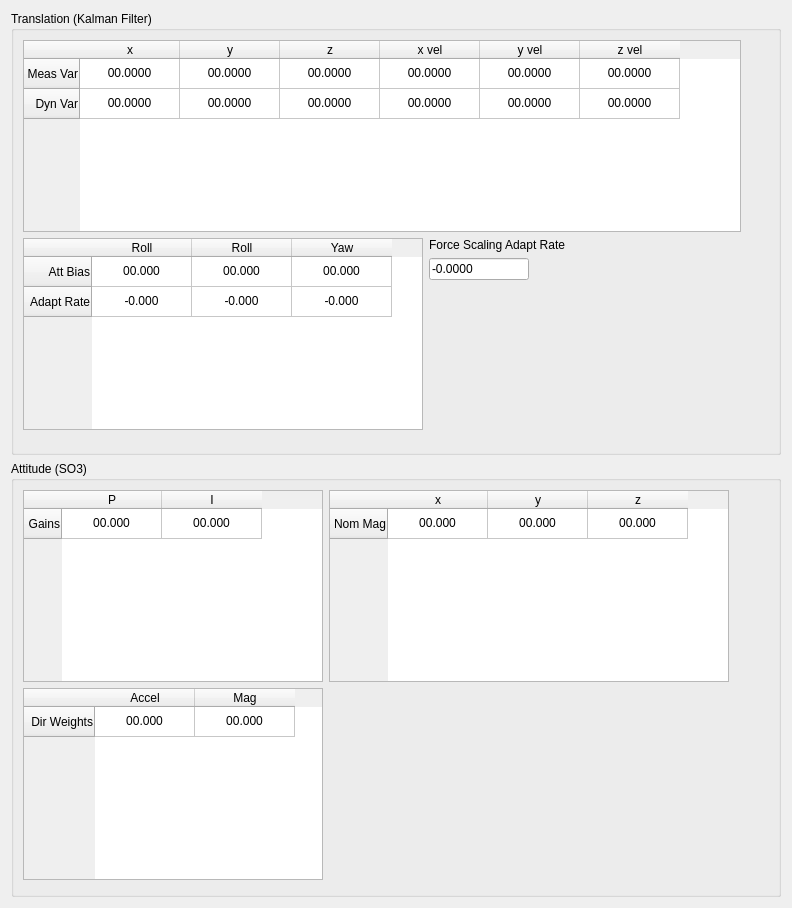
     <widget class="QWidget" name="tab">
      <attribute name="title">
       <string>Observers</string>
      </attribute>
      <layout class="QGridLayout" name="gridLayout_10">
       <item row="0" column="0">
        <widget class="QGroupBox" name="groupBox">
         <property name="title">
          <string>Translation (Kalman Filter)</string>
         </property>
         <layout class="QGridLayout" name="gridLayout">
          <item row="3" column="2">
           <spacer name="horizontalSpacer_6">
            <property name="orientation">
             <enum>Qt::Horizontal</enum>
            </property>
            <property name="sizeHint" stdset="0">
             <size>
              <width>170</width>
              <height>20</height>
             </size>
            </property>
           </spacer>
          </item>
          <item row="0" column="3">
           <spacer name="horizontalSpacer_7">
            <property name="orientation">
             <enum>Qt::Horizontal</enum>
            </property>
            <property name="sizeHint" stdset="0">
             <size>
              <width>3</width>
              <height>20</height>
             </size>
            </property>
           </spacer>
          </item>
          <item row="2" column="1">
           <layout class="QGridLayout" name="gridLayout_11">
            <item row="0" column="0">
             <widget class="QLabel" name="label">
              <property name="text">
               <string>Force Scaling Adapt Rate</string>
              </property>
              <property name="alignment">
               <set>Qt::AlignRight|Qt::AlignTrailing|Qt::AlignVCenter</set>
              </property>
             </widget>
            </item>
            <item row="1" column="0">
             <widget class="QLineEdit" name="txtKalmanForceGainAdaptRate">
              <property name="maximumSize">
               <size>
                <width>100</width>
                <height>16777215</height>
               </size>
              </property>
              <property name="text">
               <string>-0.0000</string>
              </property>
             </widget>
            </item>
           </layout>
          </item>
          <item row="2" column="0" rowspan="2">
           <widget class="QTableWidget" name="tblKalmanAttBias">
            <property name="minimumSize">
             <size>
              <width>400</width>
              <height>87</height>
             </size>
            </property>
            <row>
             <property name="text">
              <string>Att Bias</string>
             </property>
             <property name="textAlignment">
              <set>AlignRight|AlignVCenter</set>
             </property>
            </row>
            <row>
             <property name="text">
              <string>Adapt Rate</string>
             </property>
             <property name="textAlignment">
              <set>AlignRight|AlignVCenter</set>
             </property>
            </row>
            <column>
             <property name="text">
              <string>Roll</string>
             </property>
             <property name="textAlignment">
              <set>AlignHCenter|AlignVCenter|AlignCenter</set>
             </property>
            </column>
            <column>
             <property name="text">
              <string>Roll</string>
             </property>
             <property name="textAlignment">
              <set>AlignHCenter|AlignVCenter|AlignCenter</set>
             </property>
            </column>
            <column>
             <property name="text">
              <string>Yaw</string>
             </property>
             <property name="textAlignment">
              <set>AlignHCenter|AlignVCenter|AlignCenter</set>
             </property>
            </column>
            <item row="0" column="0">
             <property name="text">
              <string>00.000</string>
             </property>
             <property name="textAlignment">
              <set>AlignHCenter|AlignVCenter|AlignCenter</set>
             </property>
            </item>
            <item row="0" column="1">
             <property name="text">
              <string>00.000</string>
             </property>
             <property name="textAlignment">
              <set>AlignHCenter|AlignVCenter|AlignCenter</set>
             </property>
            </item>
            <item row="0" column="2">
             <property name="text">
              <string>00.000</string>
             </property>
             <property name="textAlignment">
              <set>AlignHCenter|AlignVCenter|AlignCenter</set>
             </property>
            </item>
            <item row="1" column="0">
             <property name="text">
              <string>-0.000</string>
             </property>
             <property name="textAlignment">
              <set>AlignHCenter|AlignVCenter|AlignCenter</set>
             </property>
            </item>
            <item row="1" column="1">
             <property name="text">
              <string>-0.000</string>
             </property>
             <property name="textAlignment">
              <set>AlignHCenter|AlignVCenter|AlignCenter</set>
             </property>
            </item>
            <item row="1" column="2">
             <property name="text">
              <string>-0.000</string>
             </property>
             <property name="textAlignment">
              <set>AlignHCenter|AlignVCenter|AlignCenter</set>
             </property>
            </item>
           </widget>
          </item>
          <item row="4" column="0">
           <spacer name="verticalSpacer_7">
            <property name="orientation">
             <enum>Qt::Vertical</enum>
            </property>
            <property name="sizeHint" stdset="0">
             <size>
              <width>20</width>
              <height>13</height>
             </size>
            </property>
           </spacer>
          </item>
          <item row="0" column="0" rowspan="2" colspan="3">
           <widget class="QTableWidget" name="tblKalmanVar">
            <property name="minimumSize">
             <size>
              <width>700</width>
              <height>87</height>
             </size>
            </property>
            <row>
             <property name="text">
              <string>Meas Var</string>
             </property>
             <property name="textAlignment">
              <set>AlignRight|AlignVCenter</set>
             </property>
            </row>
            <row>
             <property name="text">
              <string>Dyn Var</string>
             </property>
             <property name="textAlignment">
              <set>AlignRight|AlignVCenter</set>
             </property>
            </row>
            <column>
             <property name="text">
              <string>x</string>
             </property>
             <property name="textAlignment">
              <set>AlignHCenter|AlignVCenter|AlignCenter</set>
             </property>
            </column>
            <column>
             <property name="text">
              <string>y</string>
             </property>
             <property name="textAlignment">
              <set>AlignHCenter|AlignVCenter|AlignCenter</set>
             </property>
            </column>
            <column>
             <property name="text">
              <string>z</string>
             </property>
             <property name="textAlignment">
              <set>AlignHCenter|AlignVCenter|AlignCenter</set>
             </property>
            </column>
            <column>
             <property name="text">
              <string>x vel</string>
             </property>
             <property name="textAlignment">
              <set>AlignHCenter|AlignVCenter|AlignCenter</set>
             </property>
            </column>
            <column>
             <property name="text">
              <string>y vel</string>
             </property>
             <property name="textAlignment">
              <set>AlignHCenter|AlignVCenter|AlignCenter</set>
             </property>
            </column>
            <column>
             <property name="text">
              <string>z vel</string>
             </property>
             <property name="textAlignment">
              <set>AlignHCenter|AlignVCenter|AlignCenter</set>
             </property>
            </column>
            <item row="0" column="0">
             <property name="text">
              <string>00.0000</string>
             </property>
             <property name="textAlignment">
              <set>AlignHCenter|AlignVCenter|AlignCenter</set>
             </property>
            </item>
            <item row="0" column="1">
             <property name="text">
              <string>00.0000</string>
             </property>
             <property name="textAlignment">
              <set>AlignHCenter|AlignVCenter|AlignCenter</set>
             </property>
            </item>
            <item row="0" column="2">
             <property name="text">
              <string>00.0000</string>
             </property>
             <property name="textAlignment">
              <set>AlignHCenter|AlignVCenter|AlignCenter</set>
             </property>
            </item>
            <item row="0" column="3">
             <property name="text">
              <string>00.0000</string>
             </property>
             <property name="textAlignment">
              <set>AlignHCenter|AlignVCenter|AlignCenter</set>
             </property>
            </item>
            <item row="0" column="4">
             <property name="text">
              <string>00.0000</string>
             </property>
             <property name="textAlignment">
              <set>AlignHCenter|AlignVCenter|AlignCenter</set>
             </property>
            </item>
            <item row="0" column="5">
             <property name="text">
              <string>00.0000</string>
             </property>
             <property name="textAlignment">
              <set>AlignHCenter|AlignVCenter|AlignCenter</set>
             </property>
            </item>
            <item row="1" column="0">
             <property name="text">
              <string>00.0000</string>
             </property>
             <property name="textAlignment">
              <set>AlignHCenter|AlignVCenter|AlignCenter</set>
             </property>
            </item>
            <item row="1" column="1">
             <property name="text">
              <string>00.0000</string>
             </property>
             <property name="textAlignment">
              <set>AlignHCenter|AlignVCenter|AlignCenter</set>
             </property>
            </item>
            <item row="1" column="2">
             <property name="text">
              <string>00.0000</string>
             </property>
             <property name="textAlignment">
              <set>AlignHCenter|AlignVCenter|AlignCenter</set>
             </property>
            </item>
            <item row="1" column="3">
             <property name="text">
              <string>00.0000</string>
             </property>
             <property name="textAlignment">
              <set>AlignHCenter|AlignVCenter|AlignCenter</set>
             </property>
            </item>
            <item row="1" column="4">
             <property name="text">
              <string>00.0000</string>
             </property>
             <property name="textAlignment">
              <set>AlignHCenter|AlignVCenter|AlignCenter</set>
             </property>
            </item>
            <item row="1" column="5">
             <property name="text">
              <string>00.0000</string>
             </property>
             <property name="textAlignment">
              <set>AlignHCenter|AlignVCenter|AlignCenter</set>
             </property>
            </item>
           </widget>
          </item>
          <item row="3" column="1">
           <spacer name="verticalSpacer_8">
            <property name="orientation">
             <enum>Qt::Vertical</enum>
            </property>
            <property name="sizeHint" stdset="0">
             <size>
              <width>20</width>
              <height>36</height>
             </size>
            </property>
           </spacer>
          </item>
         </layout>
        </widget>
       </item>
       <item row="1" column="0">
        <widget class="QGroupBox" name="groupBox_2">
         <property name="title">
          <string>Attitude (SO3)</string>
         </property>
         <layout class="QGridLayout" name="gridLayout_8">
          <item row="1" column="0">
           <widget class="QTableWidget" name="tblAttObsvDirWeights">
            <row>
             <property name="text">
              <string>Dir Weights</string>
             </property>
             <property name="textAlignment">
              <set>AlignRight|AlignVCenter</set>
             </property>
            </row>
            <column>
             <property name="text">
              <string>Accel</string>
             </property>
             <property name="textAlignment">
              <set>AlignHCenter|AlignVCenter|AlignCenter</set>
             </property>
            </column>
            <column>
             <property name="text">
              <string>Mag</string>
             </property>
             <property name="textAlignment">
              <set>AlignHCenter|AlignVCenter|AlignCenter</set>
             </property>
            </column>
            <item row="0" column="0">
             <property name="text">
              <string>00.000</string>
             </property>
             <property name="textAlignment">
              <set>AlignHCenter|AlignVCenter|AlignCenter</set>
             </property>
            </item>
            <item row="0" column="1">
             <property name="text">
              <string>00.000</string>
             </property>
             <property name="textAlignment">
              <set>AlignHCenter|AlignVCenter|AlignCenter</set>
             </property>
            </item>
           </widget>
          </item>
          <item row="0" column="1" colspan="2">
           <widget class="QTableWidget" name="tblAttObsvNomMag">
            <property name="minimumSize">
             <size>
              <width>400</width>
              <height>0</height>
             </size>
            </property>
            <row>
             <property name="text">
              <string>Nom Mag</string>
             </property>
             <property name="textAlignment">
              <set>AlignRight|AlignVCenter</set>
             </property>
            </row>
            <column>
             <property name="text">
              <string>x</string>
             </property>
             <property name="textAlignment">
              <set>AlignHCenter|AlignVCenter|AlignCenter</set>
             </property>
            </column>
            <column>
             <property name="text">
              <string>y</string>
             </property>
             <property name="textAlignment">
              <set>AlignHCenter|AlignVCenter|AlignCenter</set>
             </property>
            </column>
            <column>
             <property name="text">
              <string>z</string>
             </property>
             <property name="textAlignment">
              <set>AlignHCenter|AlignVCenter|AlignCenter</set>
             </property>
            </column>
            <item row="0" column="0">
             <property name="text">
              <string>00.000</string>
             </property>
             <property name="textAlignment">
              <set>AlignHCenter|AlignVCenter|AlignCenter</set>
             </property>
            </item>
            <item row="0" column="1">
             <property name="text">
              <string>00.000</string>
             </property>
             <property name="textAlignment">
              <set>AlignHCenter|AlignVCenter|AlignCenter</set>
             </property>
            </item>
            <item row="0" column="2">
             <property name="text">
              <string>00.000</string>
             </property>
             <property name="textAlignment">
              <set>AlignHCenter|AlignVCenter|AlignCenter</set>
             </property>
            </item>
           </widget>
          </item>
          <item row="0" column="0">
           <widget class="QTableWidget" name="tblAttObsvGains">
            <property name="minimumSize">
             <size>
              <width>300</width>
              <height>0</height>
             </size>
            </property>
            <row>
             <property name="text">
              <string>Gains</string>
             </property>
             <property name="textAlignment">
              <set>AlignRight|AlignVCenter</set>
             </property>
            </row>
            <column>
             <property name="text">
              <string>P</string>
             </property>
             <property name="textAlignment">
              <set>AlignHCenter|AlignVCenter|AlignCenter</set>
             </property>
            </column>
            <column>
             <property name="text">
              <string>I</string>
             </property>
             <property name="textAlignment">
              <set>AlignHCenter|AlignVCenter|AlignCenter</set>
             </property>
            </column>
            <item row="0" column="0">
             <property name="text">
              <string>00.000</string>
             </property>
             <property name="textAlignment">
              <set>AlignHCenter|AlignVCenter|AlignCenter</set>
             </property>
            </item>
            <item row="0" column="1">
             <property name="text">
              <string>00.000</string>
             </property>
             <property name="textAlignment">
              <set>AlignHCenter|AlignVCenter|AlignCenter</set>
             </property>
            </item>
           </widget>
          </item>
          <item row="2" column="1">
           <spacer name="verticalSpacer_9">
            <property name="orientation">
             <enum>Qt::Vertical</enum>
            </property>
            <property name="sizeHint" stdset="0">
             <size>
              <width>20</width>
              <height>5</height>
             </size>
            </property>
           </spacer>
          </item>
          <item row="0" column="3">
           <spacer name="horizontalSpacer_9">
            <property name="orientation">
             <enum>Qt::Horizontal</enum>
            </property>
            <property name="sizeHint" stdset="0">
             <size>
              <width>40</width>
              <height>20</height>
             </size>
            </property>
           </spacer>
          </item>
         </layout>
        </widget>
       </item>
      </layout>
     </widget>
